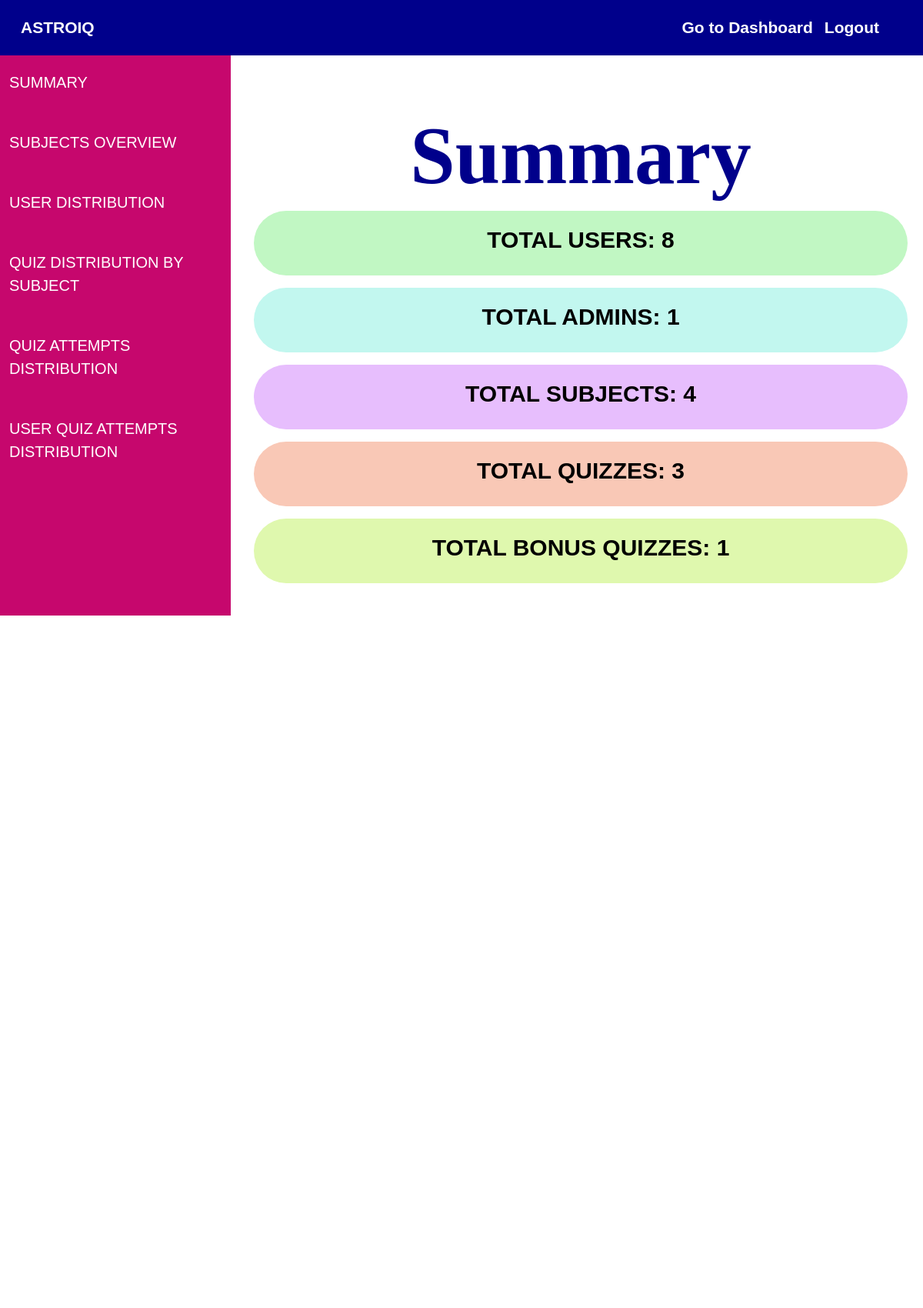
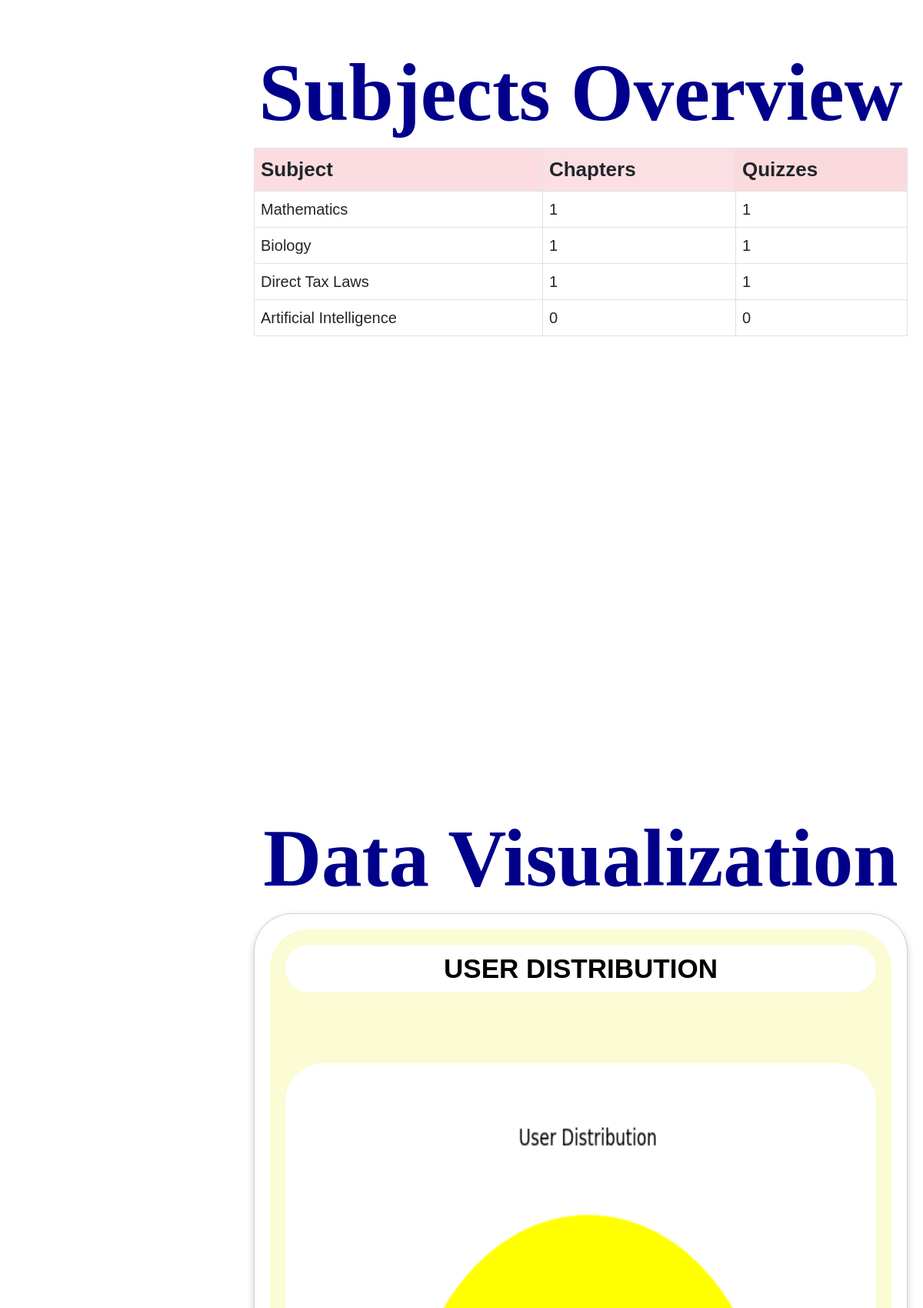
The page /admin_summary (upper part) on the database its author committed (2 pictures, top to bottom).
### application/models.py (models this page shows)
class Subject(db.Model):
    id = db.Column(db.Integer, primary_key=True)
    name = db.Column(db.String(), nullable=False)
    description = db.Column(db.String(), nullable=False)
    chapters = db.relationship("Chapter", backref="subject")  # One subject can have multiple chapters

### application/admin.py (the view)
@app.route("/admin_summary", methods=["GET"])
def admin_summary():
    total_users = User.query.filter_by(role='user').count()
    total_admins = User.query.filter_by(role='admin').count()
    total_subjects = Subject.query.count()
    total_quizzes = Quiz.query.count()
    total_bonus_quizzes = BonusQuiz.query.count()
    subjects_data = []
    subject_names = []
    quiz_counts = []
    subjects = Subject.query.all()
    for subject in subjects:
        chapters_count = len(subject.chapters)
        quizzes_count = sum(len(chapter.quizzes) for chapter in subject.chapters)
        subjects_data.append({'name': subject.name, 'chapters': chapters_count, 'quizzes': quizzes_count})
        subject_names.append(subject.name)
        quiz_counts.append(quizzes_count)
    quiz_scores = {}
    quizzes = Quiz.query.all()
    for quiz in quizzes:
        attempts = quiz.quiz_attempts
        if attempts:
            avg_score = sum(attempt.score for attempt in attempts) / len(attempts)
            quiz_scores[quiz.id] = round(avg_score, 2)
        else:
            quiz_scores[quiz.id] = 0  # If no attempts, set avg score to 0
    users = User.query.filter_by(role="user").all()
    user_attempt_counts = {}
    user_avg_scores = {}
    for user in users:
        attempts = user.quiz_attempts
        user_attempt_counts[user.username] = len(attempts)
        if attempts:
            avg_score = sum(attempt.score for attempt in attempts) / len(attempts)
            user_avg_scores[user.username] = round(avg_score, 2)
        else:
            user_avg_scores[user.username] = 0  # If no attempts, set avg score to 0
    least_attempts_user = min(user_attempt_counts, key=user_attempt_counts.get, default="No User")
    summary = {
        'total_users': total_users,
        'total_admins': total_admins,
        'total_subjects': total_subjects,
        'total_quizzes': total_quizzes,
        'total_bonus_quizzes': total_bonus_quizzes,
        'subjects_data': subjects_data,
        'quiz_scores': quiz_scores,
        'least_attempts_user': least_attempts_user,
        'user_avg_scores': user_avg_scores
    }
    labels = ['Users', 'Admins']
    sizes = [total_users, total_admins]
    plt.figure(figsize=(6, 6))
    plt.pie(sizes, labels=labels, autopct='%1.1f%%', colors=['yellow', 'pink'])
    plt.title("User Distribution")
    plt.savefig("static/user_distribution.png")
    plt.close()
    plt.figure(figsize=(10, 6))
    plt.bar(subject_names, quiz_counts, color='lightblue')
    plt.xlabel("Subjects")
    plt.ylabel("Number of Quizzes")
    plt.title("Quizzes per Subject")
    plt.xticks(rotation=0)
    plt.savefig("static/quiz_distribution.png")
    plt.close()
    quiz_names = []
    attempt_counts = []
    for quiz in quizzes:
        attempt_count = len(quiz.quiz_attempts)
        quiz_names.append(f"Quiz {quiz.id}")
        attempt_counts.append(attempt_count)
    if quiz_names:
        plt.figure(figsize=(10, 6))
        plt.bar(quiz_names, attempt_counts, color='orange')
        plt.xlabel("Quizzes")
        plt.ylabel("Users Attempted")
        plt.title("Quiz Attempt Distribution")
        plt.xticks(rotation=0)
        plt.savefig("static/quiz_attempts.png")
        plt.close()
    if users:
        user_names = list(user_attempt_counts.keys())
        attempts = list(user_attempt_counts.values())
        plt.figure(figsize=(10, 6))
        plt.bar(user_names, attempts, color='cyan')
        plt.xlabel("Users")
        plt.ylabel("Quizzes Attempted")
        plt.title("User Quiz Attempts")
        plt.xticks(rotation=0, fontsize=10)
        plt.savefig("static/user_attempts.png")
        plt.close()
    return render_template("admin/admin_summary.html", summary=summary)

### templates/admin/admin_summary.html (shortened to what this page needs)
<!DOCTYPE html>
<html lang="en">
<head>
    <link rel="stylesheet" href="https://cdn.jsdelivr.net/npm/bootstrap@5.3.0/dist/css/bootstrap.min.css">
</head>
<body>
    <nav class="navbar navbar-expand-lg navbar-dark fixed-top" style="background-color: darkblue; padding: 15px;">
        <div class="container-fluid">
            <a class="navbar-brand" href="/">AstroIQ</a>
            <div class="collapse navbar-collapse" id="navbarNav">
                <ul class="navbar-nav ms-auto">
                    <li class="nav-item"><a href="/admin">Go to Dashboard</a></li>
                    <li class="nav-item"><a href="/logout">Logout</a></li>
                </ul>
            </div>
        </div>
    </nav>
    <div class="sidebar">
        <a href="#summary">Summary</a><br>
        <a href="#subjects">Subjects Overview</a><br>
        <a href="#user_distribution">User Distribution</a><br>
        <a href="#quiz_by_subject">Quiz Distribution by Subject</a><br>
        <a href="#quiz_attempt">Quiz Attempts Distribution</a><br>
        <a href="#user_quiz_attempts">User Quiz Attempts Distribution</a><br>
    </div>
    <div class="content">
        <h2 class="dashboard-heading" id="summary" style="font-size: 105px; text-align:center; font-family:LuckiestGuy; font-weight:bolder; color: darkblue">Summary</h2>
        <div class="row mb-3">
            <div class="col-12">
                <div class="card1">
                    <h4 style="font-size: 30px; font-weight:bold">Total Users: <strong>{{ summary.total_users }}</strong></h4>
                </div>
            </div>
        </div>
        <div class="row mb-3">
            <div class="col-12">
                <div class="card2">
                    <h4 style="font-size: 30px; font-weight:bold">Total Admins: <strong>{{ summary.total_admins }}</strong></h4>
                </div>
            </div>
        </div>
        <div class="row mb-3">
            <div class="col-12">
                <div class="card3">
                    <h4 style="font-size: 30px; font-weight:bold">Total Subjects: <strong>{{ summary.total_subjects }}</strong></h4>
                </div>
            </div>
        </div>
        <div class="row mb-3">
            <div class="col-12">
                <div class="card4">
                    <h4 style="font-size: 30px; font-weight:bold">Total Quizzes: <strong>{{ summary.total_quizzes }}</strong></h4>
                </div>
            </div>
        </div>
        <div class="row mb-3">
            <div class="col-12">
                <div class="card5">
                    <h4 style="font-size: 30px; font-weight:bold">Total Bonus Quizzes: <strong>{{ summary.total_bonus_quizzes }}</strong></h4>
                </div>
            </div>
        </div>
        <br><br><br><br><br><br><br><br>
        <br><br><br><br><br><br><br><br>
        <br><br><br><br><br><br><br><br>
        <br><br><br><br><br><br><br><br>
        <br><br><br><br><br><br><br><br>
        <h3 class="mt-4" id="subjects" style="font-size: 105px; font-family:LuckiestGuy; font-weight:bolder; color: darkblue; text-align:center;">Subjects Overview</h3>
        <table class="table table-bordered ">
            <thead class = "table" style="font-size: 26px;">
                <tr>
                    <th style="background-color:rgb(251, 221, 225);">Subject</th>
                    <th style="background-color:rgb(252, 223, 227);">Chapters</th>
                    <th style="background-color:rgb(251, 218, 222);">Quizzes</th>
                </tr>
            </thead>
            <tbody>
                {% for subject in summary.subjects_data %}
                <tr style="font-size: 20px;">
                    <td>{{ subject.name }}</td>
                    <td>{{ subject.chapters }}</td>
                    <td>{{ subject.quizzes }}</td>
                </tr>
                {% endfor %}
            </tbody>
        </table>
        <br><br><br><br><br><br><br><br>
        <br><br><br><br><br><br><br><br>
        <br><br><br><br><br><br><br><br>
        <h3 class="mt-4" id="graphs"  style="font-size: 105px; font-family:LuckiestGuy; font-weight:bolder; color: darkblue; text-align:center;">Data Visualization</h3>
        <div class="card" class="chart-card" id="user_distribution">
            <div class="card-body" style = "background-color: rgb(251, 251, 212); border-radius: 50px; padding:20px;">
                <blockquote class="blockquote">
                    <h5 class="text-center">User Distribution</h5><br><br>
                    <img src="{{ url_for('static', filename='user_distribution.png') }}" alt="User Distribution" style="border-radius: 50px; height:1000px;">
                </blockquote>
            </div>
        </div>
        <br><br><br><br><br>
        <br><br><br><br><br>
        <br><br><br><br><br>
        <br><br><br><br><br>
        <br><br><br><br><br>
        <br><br><br><br><br>
        <br><br><br><br>
</body>
</html>

### templates/admin/admin_summary.html (style rules this page uses)
body { background-color: white; font-family: 'Poppins', sans-serif; scroll-behavior: smooth; }
.sidebar { position: fixed; top: 0; left: 0; height: 100vh; width: 300px; background-color: rgb(198, 7, 109); padding-top: 80px; transition: all 0.3s; }
.sidebar a { display: block; color: white; padding: 12px; text-decoration: none; transition: background 0.3s, padding-left 0.3s; font-size: 20px; text-transform: uppercase; }
.content { margin-left: 310px; padding: 20px; margin-top: 120px; margin-bottom: 200px; }
.navbar { background-color: darkblue; padding: 15px; }
.navbar-brand { font-size: 25px; font-weight: bold; color: white; text-transform: uppercase; }
.navbar-nav { color: white; font-size: 20px; margin-right: 15px; transition: 0.3s; font-weight: bold; }
.navbar a { color: white; margin-right: 15px; text-decoration: none; font-size: 21px; }
.card1 { background-color: rgb(193, 247, 195); color: black; padding: 20px; border-radius: 60px; font-weight: bold; text-align: center; text-transform: uppercase; }
.card2 { background-color: rgb(194, 247, 239); color: black; padding: 20px; border-radius: 60px; font-weight: bold; text-align: center; text-transform: uppercase; }
.card3 { background-color: rgb(231, 190, 253); color: black; padding: 20px; border-radius: 60px; font-weight: bold; text-align: center; text-transform: uppercase; }
.card4 { background-color: rgb(249, 200, 182); color: black; padding: 20px; border-radius: 60px; font-weight: bold; text-align: center; text-transform: uppercase; }
.card5 { background-color: rgb(223, 248, 174); color: black; padding: 20px; border-radius: 60px; font-weight: bold; text-align: center; text-transform: uppercase; }
.card { border-radius: 50px; padding: 20px; box-shadow: 0px 4px 10px rgba(0, 0, 0, 0.2); text-align: center; }
.blockquote { font-size: 28px; font-weight: bold; color: black; }
h5 { font-size: 35px; background-color: white; text-transform: uppercase; font-weight: bold; color: black; padding: 10px; border-radius: 50px; }
img { max-width: 100%; height: auto; display: block; margin: 0 auto; border-radius: 50px; }

### rows shown on the page
Subject: name "Mathematics", chapters "1", quizzes "1"
Subject: name "Biology", chapters "1", quizzes "1"
Subject: name "Direct Tax Laws", chapters "1", quizzes "1"
Subject: name "Artificial Intelligence", chapters "0", quizzes "0"

### other values the page prints
{{ summary.total_users }} "8"
{{ summary.total_admins }} "1"
{{ summary.total_subjects }} "4"
{{ summary.total_quizzes }} "3"
{{ summary.total_bonus_quizzes }} "1"
